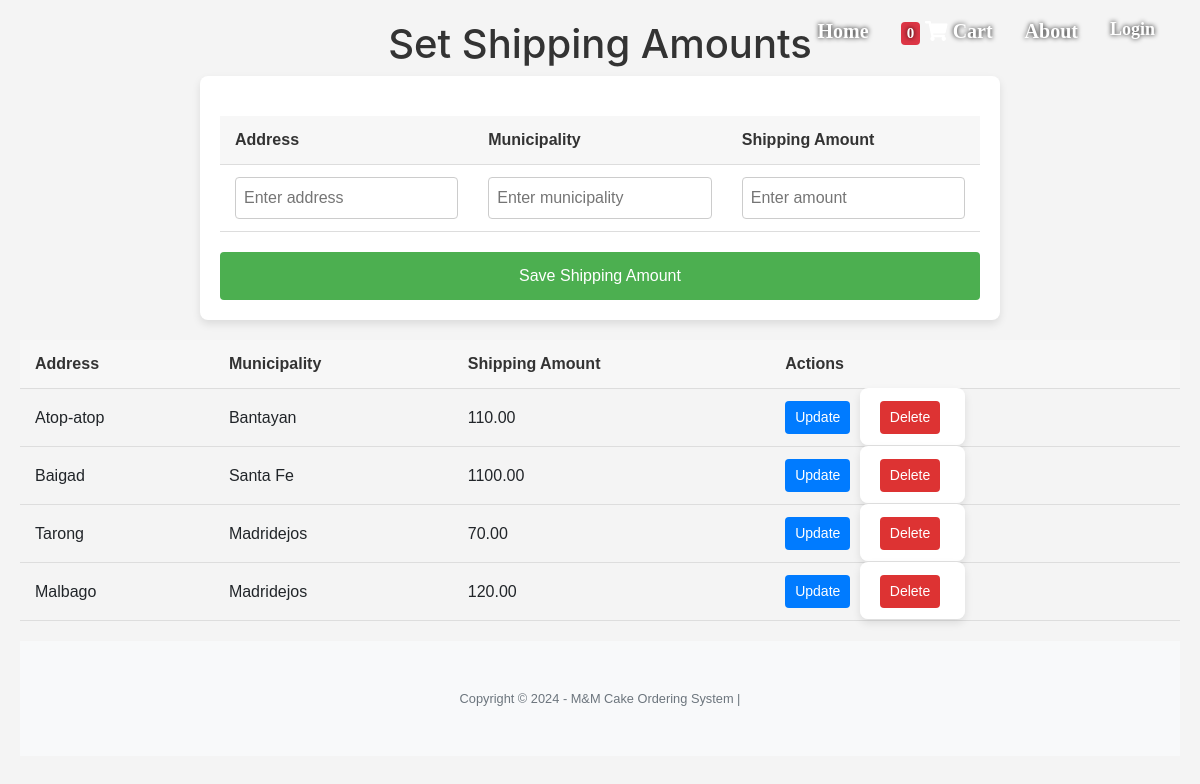
Page /index.php?page=shipping (signed in) on the committed database.
### tables this page shows
CREATE TABLE `shipping_info` (
  `id` int(11) NOT NULL,
  `address` varchar(255) DEFAULT NULL,
  `street_address` varchar(255) DEFAULT NULL,
  `map_location` text DEFAULT NULL,
  `municipality` varchar(100) DEFAULT NULL,
  `email` varchar(100) NOT NULL,
  `shipping_amount` decimal(10,2) DEFAULT NULL,
  `created_at` timestamp NOT NULL DEFAULT current_timestamp() ON UPDATE current_timestamp()
);

### admin/shipping.php (the view, shortened to what this page needs)
<!DOCTYPE html>
<html lang="en">
<head>
</head>
<body>
<h1>Set Shipping Amounts</h1>
<?php
include 'db_connect.php';
$query = "SELECT id, address, municipality, shipping_amount FROM shipping_info";
$result = $conn->query($query);
$all_shipping_amounts = [];
if ($result && $result->num_rows > 0) {
    while ($row = $result->fetch_assoc()) {
        $all_shipping_amounts[$row['id']] = [
            'address' => $row['address'],
            'municipality' => $row['municipality'],
            'shipping_amount' => $row['shipping_amount']
        ];
    }
}
?>
<form id='shippingForm' action='' method='POST' onsubmit="return confirmSubmit()">
    <table>
        <tr>
            <th>Address</th>
            <th>Municipality</th>
            <th>Shipping Amount</th>
        </tr>
        <tr>
            <td><input type="text" id="address" name="address" placeholder="Enter address" required></td>
            <td><input type="text" id="municipality" name="municipality" placeholder="Enter municipality" required></td>
            <td><input type="number" id="shipping_amount" name="shipping_amount" placeholder="Enter amount" required></td>
        </tr>
    </table>
    <input type='submit' value='Save Shipping Amount'>
</form>
<?php if (!empty($all_shipping_amounts)): ?>
    <div class="results">
        <table>
            <tr>
                <th>Address</th>
                <th>Municipality</th>
                <th>Shipping Amount</th>
                <th>Actions</th>
            </tr>
            <?php foreach ($all_shipping_amounts as $id => $info): ?>
                <tr>
                    <td><?php echo htmlspecialchars($info['address']); ?></td>
                    <td><?php echo htmlspecialchars($info['municipality']); ?></td>
                    <td><?php echo htmlspecialchars($info['shipping_amount']); ?></td>
                    <td>
                        <button class="btn-update" onclick="populateForm('<?php echo htmlspecialchars($info['address']); ?>', '<?php echo htmlspecialchars($info['municipality']); ?>', '<?php echo htmlspecialchars($info['shipping_amount']); ?>')">Update</button>
                        <form action="" method="POST" style="display:inline;">
                            <button type="button" class="btn-delete" onclick="confirmDelete(this.form)">Delete</button>
                        </form>
                    </td>
                </tr>
            <?php endforeach; ?>
        </table>
    </div>
<?php endif; ?>
</body>
</html>

### admin/shipping.php (style rules this page uses)
body { font-family: Arial, sans-serif; background-color: #f4f4f4; margin: 0; padding: 20px; }
form { max-width: 800px; margin: 0 auto; padding: 20px; background-color: white; border-radius: 8px; box-shadow: 0 4px 8px rgba(0, 0, 0, 0.1); }
h1 { text-align: center; color: #333; }
table { width: 100%; border-collapse: collapse; margin: 20px 0; }
th, td { padding: 12px 15px; text-align: left; border-bottom: 1px solid #ddd; }
th { background-color: #f7f7f7; color: #333; font-weight: bold; }
input[type="text"], input[type="number"] { width: 100%; padding: 8px; border: 1px solid #ccc; border-radius: 4px; box-sizing: border-box; }
input[type="submit"] { display: block; width: 100%; padding: 12px; background-color: #4CAF50; color: white; border: none; border-radius: 4px; cursor: pointer; font-size: 16px; }
.btn-update, .btn-delete { padding: 6px 10px; cursor: pointer; border: none; border-radius: 4px; color: white; margin-right: 5px; font-size: 14px; }
.btn-update { background-color: #007bff; }
.btn-delete { background-color: #d33; }

### rows in the picture
shipping_info: address "Atop-atop", municipality "Bantayan", shipping_amount "110.00"
shipping_info: address "Baigad", municipality "Santa Fe", shipping_amount "1100.00"
shipping_info: address "Tarong", municipality "Madridejos", shipping_amount "70.00"
shipping_info: address "Malbago", municipality "Madridejos", shipping_amount "120.00"
